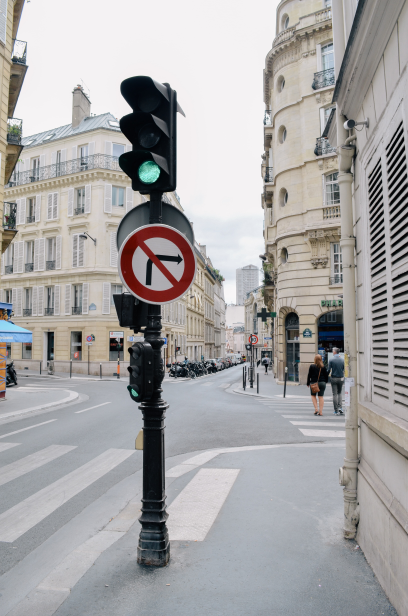
#> input picture Laba_7/7_5_1.jpg, 816 x 1232 px, found by its file name (shown at 1/2 size)
$ python task_4.py
#> lines starting #> are read from the running program, lines starting #| are printed output that depends on the picture; after the words box and inside, x2 and y2 are one past the last pixel; in counts of white or black regions, pixels touching at a corner belong together
import cv2, sys, math
import numpy as np

def save_or_break(img, path): # Сохранение
    key=cv2.waitKey(0)
    if key == 121: # Нажали Y - сохранить
        cv2.imwrite(path,img)
    elif key==27: # Нажали ESC - выйти
        cv2.destroyAllWindows()
        sys.exit(1)

def road_sign(img, dp, minDist, param1, param2,metod = cv2.HOUGH_GRADIENT, minRadius = 0, maxRadius = 0):
    flag = 0
    circles = cv2.HoughCircles(image=img, method = metod, dp = dp, minDist = minDist, param1 = param1, param2 = param2, minRadius = minRadius, maxRadius = maxRadius)
    print(circles)
    if circles is None:
        flag = 1
        print('Circles not found')
    return (circles, flag)

img_1 = cv2.imread('Laba_7\\7_5_1.jpg', cv2.IMREAD_REDUCED_COLOR_4)
#> img_1 is the input picture: shape (1232, 816, 3); mean B, G, R 164.3, 164.1, 165.7
img_2 = cv2.imread('Laba_7\\7_5_2.jpg', cv2.IMREAD_REDUCED_COLOR_4)
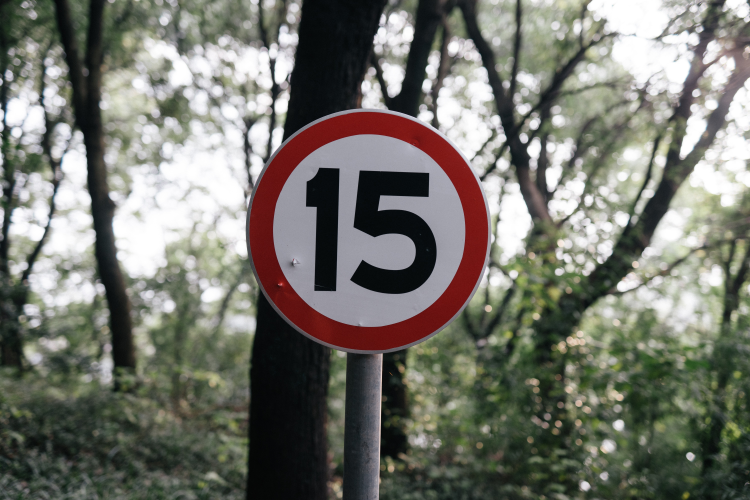
#> input picture Laba_7/7_5_2.jpg, 1500 x 1000 px, found by its file name (shown at 1/2 size)
#> img_2 is the input picture: shape (1000, 1500, 3); mean B, G, R 109.5, 117.7, 117.3
img_3 = cv2.imread('Laba_7\\7_5_3.jpg', cv2.IMREAD_REDUCED_COLOR_4)
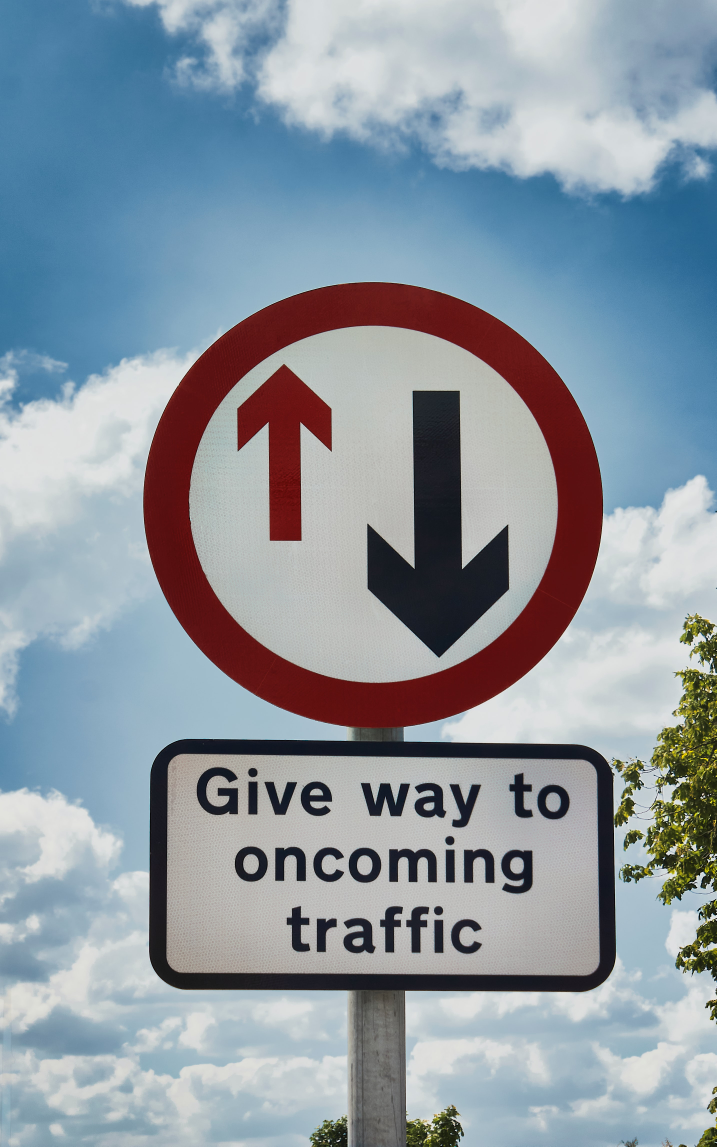
#> input picture Laba_7/7_5_3.jpg, 717 x 1147 px, found by its file name
#> img_3 is the input picture: shape (1147, 717, 3); mean B, G, R 161.7, 151.9, 140.6
# [7 lines of commented-out code are left out]

window = 'image'
cv2.namedWindow(window, cv2.WINDOW_GUI_NORMAL)

img_1_g = cv2.cvtColor(img_1, cv2.COLOR_BGR2GRAY)
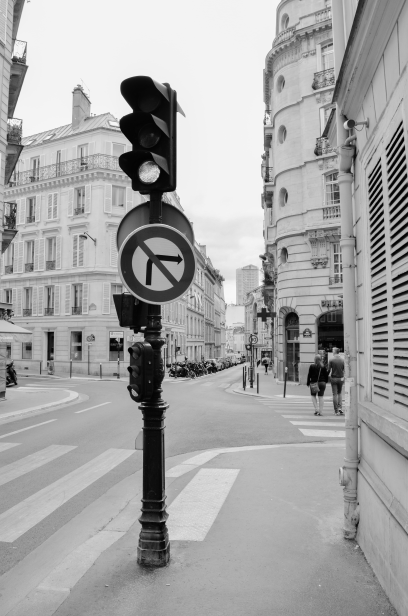
#> img_1_g: shape (1232, 816) (shown at 1/2 size); min 1, max 250, mean 164.6
img_2_g = cv2.cvtColor(img_2, cv2.COLOR_BGR2GRAY)
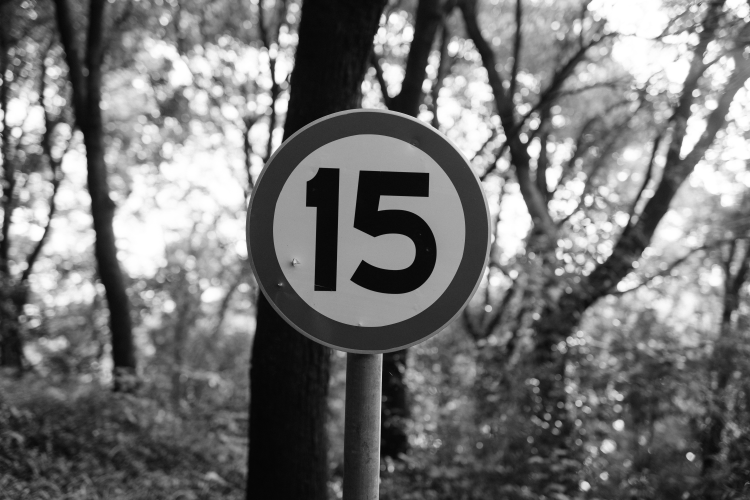
#> img_2_g: shape (1000, 1500) (shown at 1/2 size); min 4, max 255, mean 116.7
img_3_g = cv2.cvtColor(img_3, cv2.COLOR_BGR2GRAY)
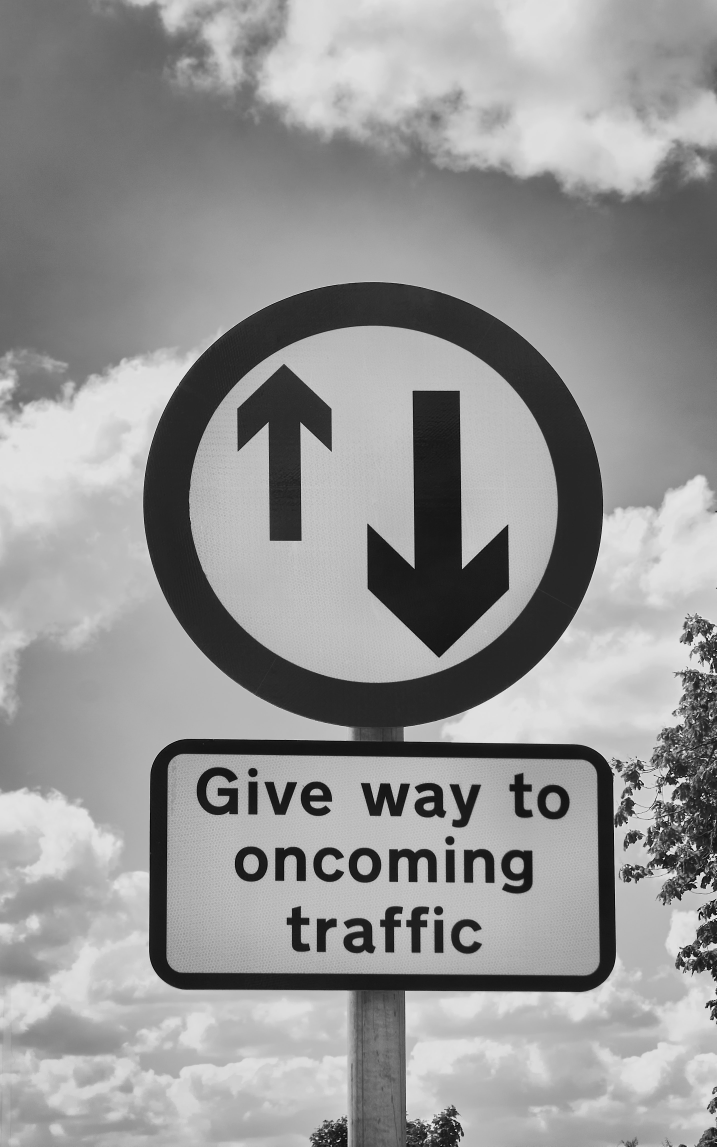
#> img_3_g: shape (1147, 717); min 3, max 232, mean 149.6
# img_4_g = cv2.cvtColor(img_4, cv2.COLOR_BGR2GRAY)
# img_5_g = cv2.cvtColor(img_5, cv2.COLOR_BGR2GRAY)
# img_6_g = cv2.cvtColor(img_6, cv2.COLOR_BGR2GRAY)

# image 1
circles, flag = road_sign(img_1_g, dp=1, minDist=10, param1=100,param2=200, minRadius=50, maxRadius=200)
#> in road_sign, `circles = cv2.HoughCircles(image=img, method = metod, dp = dp, minDist..`: circles = [[312.5, 530.5, 77.3]]
#| [[[312.5 530.5  77.3]]]
#> circles = [[312.5, 530.5, 77.3]]; flag = 0
if flag != 1:
    for i in range (0, circles.shape[1]):
        cv2.circle(img_1, center=(int(circles[0,i,0]),int(circles[0,i,1])), radius=int(circles[0,i,2]), color=(255,0,0), thickness=10, lineType=cv2.LINE_AA)
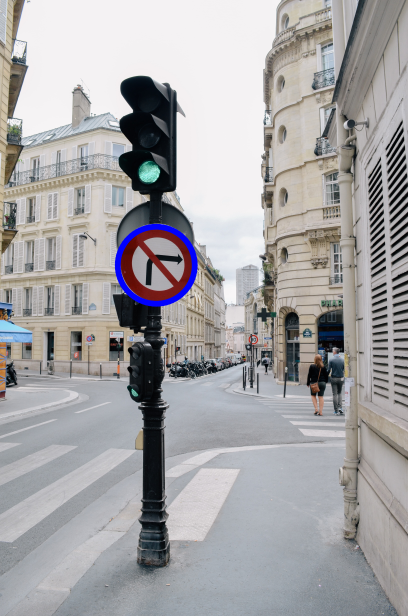
#> img_1: shape (1232, 816, 3) (shown at 1/2 size); 0.62% of pixels changed, all inside (x1, y1, x2, y2) = (229, 447, 396, 614)
cv2.imshow(window, img_1)
save_or_break(img_1, 'Photo\\7-5-1.png')
#> (key Esc is pressed here)
#> (the run stopped early here; a loop or call above may not have finished)
